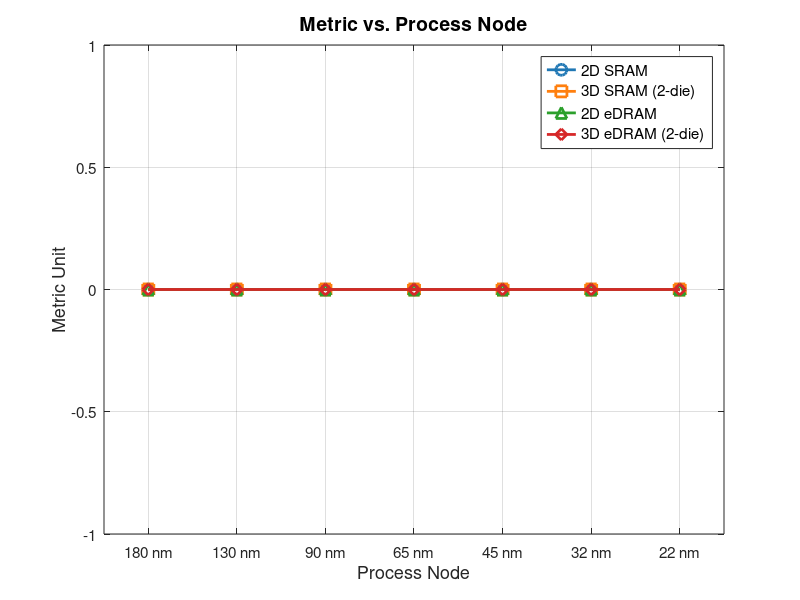

Write MATLAB code to recreate this figure.
% node_sweep_equal_spacing_template.m
% Template for process-node sweep figures in this project.
%
% Plotting convention:
%   1. Keep nodes in physical order from older/larger to newer/smaller.
%   2. Use equal-spaced x positions instead of raw nm values.
%      This prevents 180->130 from looking much wider than 32->22.
%   3. Keep the x-axis tick labels as real process nodes.
%   4. Use the same colors/markers as fig01-fig06.
%   5. Save figures under experiments/plots/regular_node_sweep.
%
% To create a new figure:
%   - Copy this file to figXX_metric_vs_node.m.
%   - Replace metric_* arrays, ylabel_text, title_text, and output_name.

nodes = [180, 130, 90, 65, 45, 32, 22];   % real process nodes, nm
x = 1:numel(nodes);                        % equal-spacing display positions
node_labels = {'180 nm','130 nm','90 nm','65 nm','45 nm','32 nm','22 nm'};

% Replace these example arrays with the metric values from results.csv.
metric_2D_SRAM  = [0, 0, 0, 0, 0, 0, 0];
metric_3D_SRAM  = [0, 0, 0, 0, 0, 0, 0];
metric_2D_eDRAM = [0, 0, 0, 0, 0, 0, 0];
metric_3D_eDRAM = [0, 0, 0, 0, 0, 0, 0];

ylabel_text = 'Metric Unit';
title_text = 'Metric vs. Process Node';
output_name = 'figXX_metric_vs_node.jpg';

figure('Position', [100 100 700 500]);

plot(x, metric_2D_SRAM,  '-o', 'Color', [0.122 0.467 0.706], 'LineWidth', 2, 'MarkerSize', 8); hold on;
plot(x, metric_3D_SRAM,  '-s', 'Color', [1.000 0.498 0.055], 'LineWidth', 2, 'MarkerSize', 8);
plot(x, metric_2D_eDRAM, '-^', 'Color', [0.173 0.627 0.173], 'LineWidth', 2, 'MarkerSize', 8);
plot(x, metric_3D_eDRAM, '-d', 'Color', [0.839 0.153 0.157], 'LineWidth', 2, 'MarkerSize', 8);

set(gca, 'XTick', x, 'XTickLabel', node_labels, 'FontSize', 11);
xlim([0.5 numel(nodes)+0.5]);
xlabel('Process Node', 'FontSize', 13);
ylabel(ylabel_text, 'FontSize', 13);
title(title_text, 'FontSize', 14, 'FontWeight', 'bold');
legend('2D SRAM', '3D SRAM (2-die)', '2D eDRAM', '3D eDRAM (2-die)', ...
       'Location', 'northeast', 'FontSize', 11);
grid on;
box on;

drawnow;
set(gcf, 'Renderer', 'painters');
print('-djpeg', '-r150', fullfile(fileparts(mfilename('fullpath')), '..', '..', 'plots', 'regular_node_sweep', output_name));
